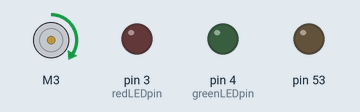
The sketch below on a simulated Arduino Mega 2560, built with avr-gcc and run on an emulated ATmega2560. Parts: DC motor (green arrow = forward, orange = backward, longer = faster), output pins drawn as LEDs (lit = HIGH). The local clock reads 2024-03-15 10:24:30 at power-on unless the sketch sets it; storage starts empty; what the sketch prints to the serial monitor is not drawn.

Above: at 0.1 s.
Timing chart, 0 to 1.6 s (numbered marks = the images above):
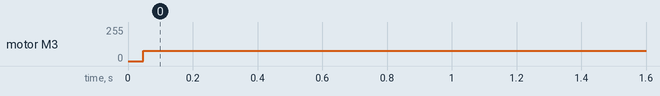

The sketch:

CIF_MOTOR.ino
```cpp
#include "SD.h"
#include <Wire.h>
#include "RTClib.h"
#include <Adafruit_MotorShield.h>
//#include "SparkFun_MMA8452Q.h"
//#include "arduinoFFT.h"

// A simple data logger for the Arduino analog pins
#define LOG_INTERVAL 1000 // mills between entries
#define ECHO_TO_SERIAL 1  // echo data to serial port
#define WAIT_TO_START 0   // Wait for serial input in setup()
#define POWER_PERCENTAGE 0.3 // Used to regulate the speed of the motor easily

//CAREFUL TO INPUT TIME IN 24H FORMAT. I.E 5PM WILL BE 17!!!
#define BEGINNING_TIME 9 // Used to define the beginning time for motor activation. (int 0-23)
#define ENDING_TIME 17 // Used to define the ending time for motor deactivation. (int 0-23)


#define BEGINNING_MINUTES 10 // Used to define the beginning time for motor activation in the minute implementation. (int 0-59)
#define ENDING_MINUTES 11 // Used to define the ending time for motor deactivation in the minute implementation. (int 0-59)

//BE SURE TO SET THIS TO ZERO FOR WORKING WITH HOURS!
#define WANT_MINUTES 0 // Boolean used to switch between hours(0) and minutes(1) for the beggining and ending times.

//WARNING: PLEASE DO NOT EXCEED 2 ACTIVE DAYS FOR RISK OF DEEP BATTERY DISCHARGE!!!
#define ACTIVATION_DAYS 2 //Used to define the number of days the logger and the motor will be active.

// the digital pins that connect to the LEDs
#define redLEDpin 3
#define greenLEDpin 4

Sd2Card card;
SdVolume volume;
SdFile root;


RTC_PCF8523 rtc; // define the Real Time Clock object

DateTime activationTime;

//MMA8452Q accel; // create instance of the MMA8452 class

//arduinoFFT FFT = arduinoFFT(); // Create FFT object

// Create the motor shield object with the default I2C address
Adafruit_MotorShield AFMS = Adafruit_MotorShield();


// Select which 'port' M1, M2, M3 or M4. In this case, M3
Adafruit_DCMotor *myMotor = AFMS.getMotor(3);

// for the data logging shield, we use digital pin 10 for the SD cs line
const int chipSelect = 10;

// the logging file
File logfile;

// the flag file
File flagfile;

char savedDateText[50];
char *c;
int index = 0;

int counter = 0;

uint16_t dateArray[6]; //To save the activation date-time

//const uint16_t samples = 256; // always has to be a power of 2, memory does not support 1028+ samples
//
//double samplingFrequency; // should be about 10 times the signal frequency
//
//double xReal[samples];
//double xImag[samples];
//double yReal[samples];
//double yImag[samples];
//double zReal[samples];
//double zImag[samples];

void error(char *str)
{
    Serial.print("error: ");
    Serial.println(str);

    // red LED indicates error
    digitalWrite(redLEDpin, HIGH);

    while (1)
        ;
}

void setup(void)
{
        Serial.begin(9600);
        Serial.println();


    #ifndef ESP8266
        while (!Serial); // wait for serial port to connect. Needed for native USB
    #endif


    #if WAIT_TO_START
        Serial.println("Type any character to start");
        while (!Serial.available())
            ;
    #endif //WAIT_TO_START


    #ifndef ESP8266
        while (!Serial); // wait for serial port to connect. Needed for native USB
    #endif

        // initialize the SD card
        Serial.print("Initializing SD card...");
        // make sure that the default chip select pin is set to
        // output, even if you don't use it:
        pinMode(53, OUTPUT);

        // see if the card is present and can be initialized:
        int i = 0;
        while (!SD.begin(chipSelect)) {
        Serial.print(".");
        delay(100);
        i++;
        if (i > 50) {
            Serial.println("Gave up waiting for SD card to mount.");
            return;
        }
        }
        Serial.println("card initialized.");

        // Create flag file
        if(SD.exists("FlagFile.txt")){
            flagfile = SD.open("FlagFile.txt", FILE_READ);
            while(flagfile.available()){
            //   char c = flagfile.read();
            //   savedDateText.concat(c);
                while(flagfile.read(c,1)){
                    if(*c != '\n'){
                        savedDateText[index++] = *c;
                    }
                }

            }
            flagfile.close();
        }
        else{
            flagfile = SD.open("FlagFile.txt", FILE_WRITE);
        }

        Serial.println(savedDateText);

        // create a new file
        char filename[] = "LOGGER00.CSV";
        for (uint8_t i = 0; i < 100; i++)
        {
            filename[6] = i / 10 + '0';
            filename[7] = i % 10 + '0';
            if (!SD.exists(filename))
            {
                // only open a new file if it doesn't exist
                logfile = SD.open(filename, FILE_WRITE);
                break; // leave the loop!
            }
        }

        if (!logfile)
        {
            error("couldnt create file");
        }

        Serial.print("Logging to: ");
        Serial.println(filename);
        Wire.begin();

//        if (accel.begin() == false)
//        {
//            Serial.println("Accelerometer not Connected. Please check connections and read the hookup guide.");
//            // while (1);
//        }

        if (! rtc.begin()) {
          Serial.println("Couldn't find rtc");
          Serial.flush();
          abort();
        }


        if (!rtc.initialized() || rtc.lostPower())
        {
            Serial.println("rtc is NOT initialized, let's set the time!");
            rtc.adjust(DateTime(F(__DATE__), F(__TIME__)));

        }

        rtc.start();
//
//        logfile.println("millis,time,motorX,motorY,motorZ,motorActive,motorSpeed");
//#if ECHO_TO_SERIAL
//        Serial.println("millis,time,motorX,motorY,motorZ,motorActive,motorSpeed");
//#endif


        logfile.println("millis,time,motorSpeed");
#if ECHO_TO_SERIAL
        Serial.println("millis,time,motorSpeed");
#endif

        pinMode(redLEDpin, OUTPUT);
        pinMode(greenLEDpin, OUTPUT);


        AFMS.begin();  // create with the default frequency 1.6KHz
        //AFMS.begin(1000);  // OR with a different frequency, say 1KHz

        // Set the speed to start, from 0 (off) to 255 (max speed)
        myMotor->setSpeed(255 * POWER_PERCENTAGE);
        myMotor->run(FORWARD);

        activationTime = rtc.now();
        flagfile.print(activationTime.toString("DD MM YYYY hh mm ss"));
        flagfile.close();

        // /* get the first token */
         char* token = strtok(savedDateText, " ");

         index = 0;

        // Find any more?
        while(token != NULL)
         {
            dateArray[index++] = atoi(token);
            token = strtok(NULL, " ");
         }

         logfile.flush();
}

int sumNew = 0;
int sumOld = 0;
int motorSpeed = 255 * POWER_PERCENTAGE;

void loop(void)
{
         // delay for the amount of time we want between readings
         delay((LOG_INTERVAL - 1) - (millis() % LOG_INTERVAL));

         DateTime savedDate(dateArray[2], dateArray[1], dateArray[0], dateArray[3], dateArray[4], dateArray[5]);

         // We set both the hours and the minutes to be BEGINNING_TIME but since we only call the hours or minutes at a time it does not bother us.
         DateTime BEGINNING(activationTime.year(), activationTime.month(), activationTime.day(),BEGINNING_TIME, BEGINNING_MINUTES);
         DateTime ENDING(activationTime.year(), activationTime.month(), activationTime.day(),ENDING_TIME, ENDING_MINUTES);

//         DateTime BEGINNING(0,20, 20, 0);
//         DateTime ENDING(0,21, 21,0);

//         Serial.print("IS VALID:  ");
//         Serial.println(savedDate.isValid());

         digitalWrite(greenLEDpin, HIGH);

         DateTime currentTime = rtc.now();
         DateTime future;
         DateTime futureDay;

         if(!savedDate.isValid()){
          futureDay = activationTime + TimeSpan(ACTIVATION_DAYS,0,0,0);
//          Serial.print("FUTURE_DAY: ");
//          Serial.println(futureDay.toString("DD MM YYYY hh mm ss"));
         }
         else{
          futureDay = savedDate + TimeSpan(ACTIVATION_DAYS,0,0,0);
//          Serial.print("FUTURE_DAY: ");
//          Serial.println(futureDay.toString("DD MM YYYY hh mm ss"));
         }

        if(currentTime.day() < futureDay.day()){
          if(WANT_MINUTES){
            if(currentTime.minute() >= BEGINNING.minute() && currentTime.minute() < ENDING.minute()){
              motorSpeed = 255 * POWER_PERCENTAGE;
              myMotor->setSpeed(motorSpeed);
            }
            else{
                motorSpeed = 0;
                myMotor->setSpeed(0);
            }
          }
          else{
            if(currentTime.hour() >= BEGINNING.hour() && currentTime.hour() < ENDING.hour()){
              motorSpeed = 255 * POWER_PERCENTAGE;
              myMotor->setSpeed(motorSpeed);
            }
            else{
                motorSpeed = 0;
                myMotor->setSpeed(0);
            }
          }
        }
        else{
          myMotor->setSpeed(0);
          SD.remove("FlagFile.txt");
          logfile.flush();
          logfile.close();
          while(1);
        }


        // log milliseconds since starting
        uint32_t m = millis();
        logfile.print(m); // milliseconds since start
        logfile.print(", ");
    #if ECHO_TO_SERIAL
        Serial.print(m); // milliseconds since start
        Serial.print(", ");
    #endif

        // log time
        logfile.print(currentTime.year(), DEC);
        logfile.print("/");
        logfile.print(currentTime.month(), DEC);
        logfile.print("/");
        logfile.print(currentTime.day(), DEC);
        logfile.print(" ");
        logfile.print(currentTime.hour(), DEC);
        logfile.print(":");
        logfile.print(currentTime.minute(), DEC);
        logfile.print(":");
        logfile.print(currentTime.second(), DEC);
    #if ECHO_TO_SERIAL
        Serial.print(currentTime.year(), DEC);
        Serial.print("/");
        Serial.print(currentTime.month(), DEC);
        Serial.print("/");
        Serial.print(currentTime.day(), DEC);
        Serial.print(" ");
        Serial.print(currentTime.hour(), DEC);
        Serial.print(":");
        Serial.print(currentTime.minute(), DEC);
        Serial.print(":");
        Serial.print(currentTime.second(), DEC);
        Serial.println();
    #endif //ECHO_TO_SERIAL

        logfile.print(", "); // change column

//        get_samples(0.05, 256); // sampling for motor vibration. Using a time_window of 0.05s, each measurement is taken every 0.19 ms.
//                                // remember, the vibration period is 1 ms.
//
//        samplingFrequency = 10000; // setting sampling frequency for fft analysis of motor frequency
//
//        bool motorBoolean = fftSamples(sumNew, sumOld, 0); // obtain motor frequency
//
//        logfile.print(", "); // change column
//        logfile.print(motorBoolean);
//        logfile.print(", "); // change column
        logfile.print(motorSpeed);
        logfile.println();

        logfile.flush();

        digitalWrite(greenLEDpin, LOW);

        delay(10000);
}

//void get_samples(int time_window, uint16_t samples)
//{
//
//    for (uint16_t i = 0; i < samples; i++)
//    {
//        float Xaccel = accel.getCalculatedX();
//        float Yaccel = accel.getCalculatedY();
//        float Zaccel = accel.getCalculatedZ();
//        xReal[i] = Xaccel;
//        yReal[i] = Yaccel;
//        zReal[i] = Zaccel;
//        xImag[i] = 0.0;
//        yImag[i] = 0.0;
//        zImag[i] = 0.0;
//        delayMicroseconds(int((time_window / samples) * 1000000)); // samples = 256, time_window = 10.24 s for walking, 0.05s for motor
//    }
//}
//
//bool fftSamples(int &sumNew, int &sumOld, int choice)
//{
//
//    FFT.Windowing(xReal, samples, FFT_WIN_TYP_HAMMING, FFT_FORWARD); /* Weigh data */
//    FFT.Windowing(yReal, samples, FFT_WIN_TYP_HAMMING, FFT_FORWARD);
//    FFT.Windowing(zReal, samples, FFT_WIN_TYP_HAMMING, FFT_FORWARD);
//
//    FFT.Compute(xReal, xImag, samples, FFT_FORWARD); /* Compute FFT */
//    FFT.Compute(yReal, yImag, samples, FFT_FORWARD);
//    FFT.Compute(zReal, zImag, samples, FFT_FORWARD);
//
//    FFT.ComplexToMagnitude(xReal, xImag, samples); /* Compute magnitudes */
//    FFT.ComplexToMagnitude(yReal, yImag, samples);
//    FFT.ComplexToMagnitude(zReal, zImag, samples);
//
//    double x = FFT.MajorPeak(xReal, samples, samplingFrequency);
//    double y = FFT.MajorPeak(yReal, samples, samplingFrequency);
//    double z = FFT.MajorPeak(zReal, samples, samplingFrequency);
//
//    sumNew = x + y + z;
//    bool motorBoolean = false;
//
//    if (choice == 0)
//    {
//
//        if (sumNew < sumOld + 200 && sumNew > sumOld - 200 && sumNew > 1000) // Choice 0 is for motorActive
//        {
//            motorBoolean = true;
//        }
//
//        sumOld = x + y + z;
//    }
//    else if (choice == 1)
//    {
//        if (sumNew < sumOld + 4 && sumNew > sumOld - 4 && sumNew < 10) // Choice 1 is for isWalking
//        {
//            motorBoolean = true;
//        }
//
//        sumOld = x + y + z;
//    }
//    else
//    {
//        Serial.print("Error");
//    }
//
//    logfile.print(x, 6);
//    logfile.print(", "); // change column
//    logfile.print(y, 6);
//    logfile.print(", "); // change column
//    logfile.print(z, 6);
//
//    return motorBoolean;
//}
```

Measured:
- by itself, motor M3: stopped → forward 76/255 at 0.05 s
